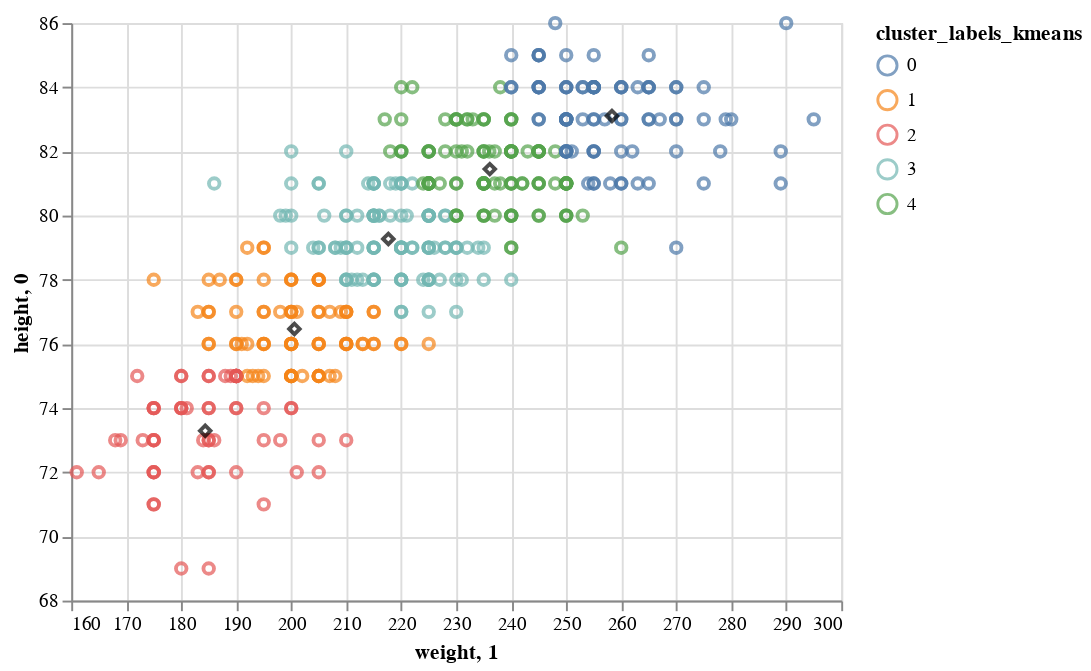

The code cell stored with this chart in its notebook:
### Code cell
# Plot the clusters with their centroids.
points_plot = alt.Chart(nba_frame).mark_point().encode(
    alt.X('weight', scale=alt.Scale(zero=False)),
    alt.Y('height', scale=alt.Scale(zero=False)),
    color='cluster_labels_kmeans:N'
)
centroid_plot = alt.Chart(pd.DataFrame(centroids)).mark_point(shape='diamond',color='black').encode(
    x='1:Q', y='0:Q'
)
(points_plot + centroid_plot)

### Figure 1 — Vega-Lite specification as saved in the notebook (floating-point values rounded to 4 significant figures; data arrays with more than 128 entries replaced by an {"elided": "..."} marker saying what was removed)
{"config": {"view": {"continuousWidth": 400, "continuousHeight": 300}}, "layer": [{"data": {"name": "data-712b0b1136d0d74bbfbd936cdece672d"}, "mark": "point", "encoding": {"color": {"field": "cluster_labels_kmeans", "type": "nominal"}, "x": {"field": "weight", "scale": {"zero": false}, "type": "quantitative"}, "y": {"field": "height", "scale": {"zero": false}, "type": "quantitative"}}}, {"data": {"name": "data-4ac2a4f2a9f44b7ae503e14b8b160704"}, "mark": {"type": "point", "color": "black", "shape": "diamond"}, "encoding": {"x": {"field": "1", "type": "quantitative"}, "y": {"field": "0", "type": "quantitative"}}}], "$schema": "https://vega.github.io/schema/vega-lite/v4.17.0.json", "datasets": {"data-712b0b1136d0d74bbfbd936cdece672d": {"elided": "437 records"}, "data-4ac2a4f2a9f44b7ae503e14b8b160704": [{"0": 83.11, "1": 258.3}, {"0": 76.47, "1": 200.6}, {"0": 73.29, "1": 184.4}, {"0": 79.27, "1": 217.7}, {"0": 81.45, "1": 236.1}]}}
